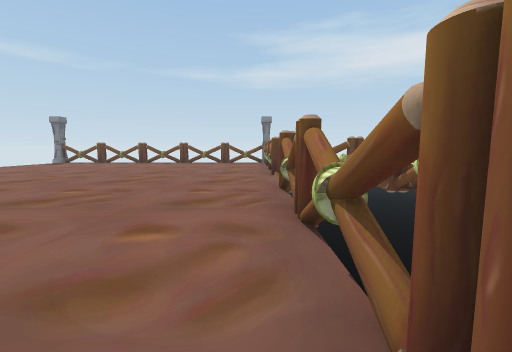
[1] (above)

23 first-person views from a walk through a 3-D level made in the Unity game engine. The camera is 1.5 m above the floor, tilts 6° down and sees 90° across. The floor is counted in squares, 2.25 m on a side. Each view is taken from the middle of a square. On the plan, view 1 faces up. The plan holds only what a view shows up to about 9 squares ahead; the rest is blank. The place goes on beyond the plan. The player is left out.

[2]
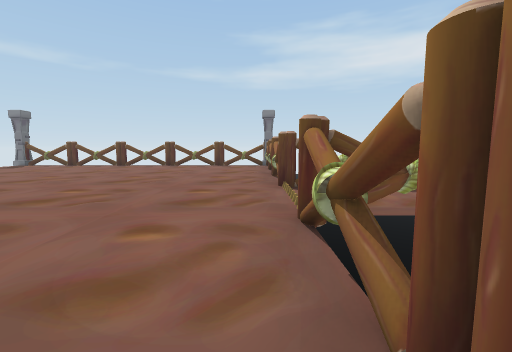

[3]
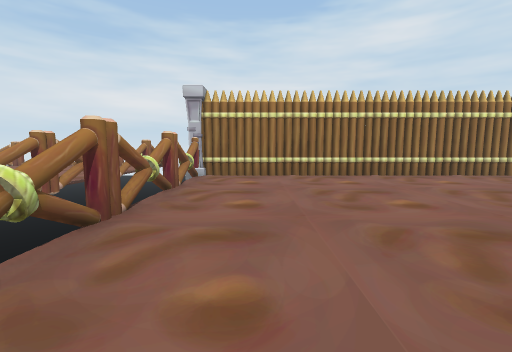

[4]
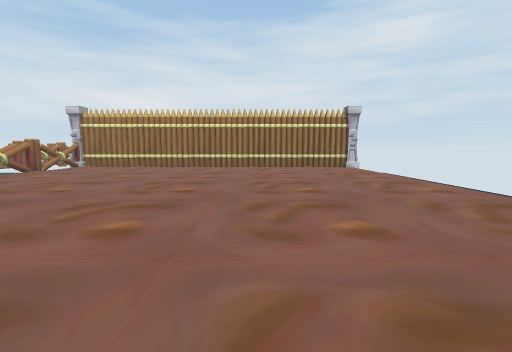

[5]
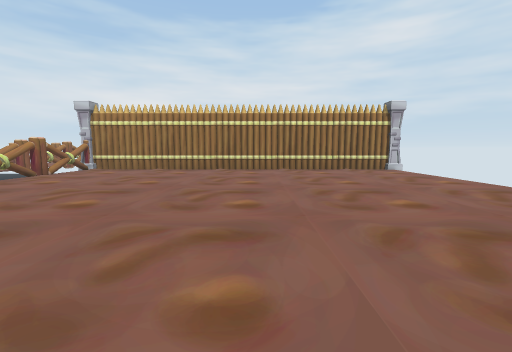

[6]
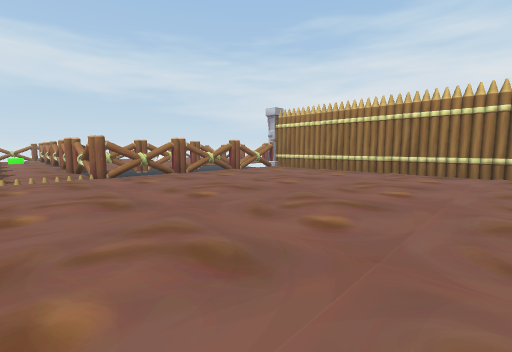

[7]
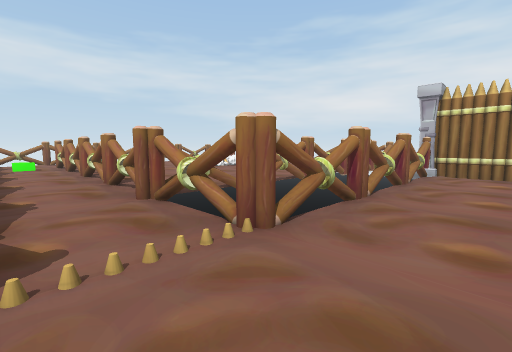

[8]
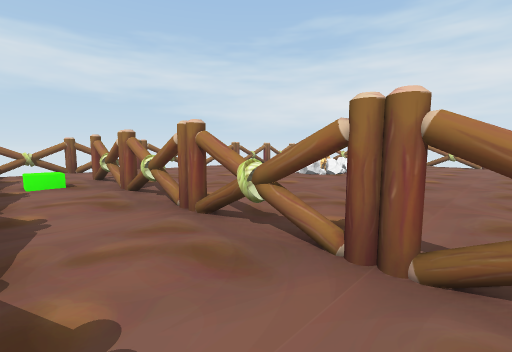

[9]
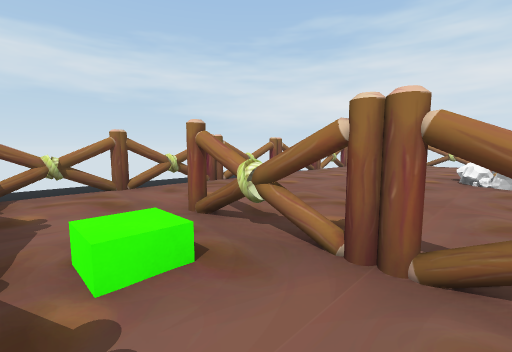

[10]
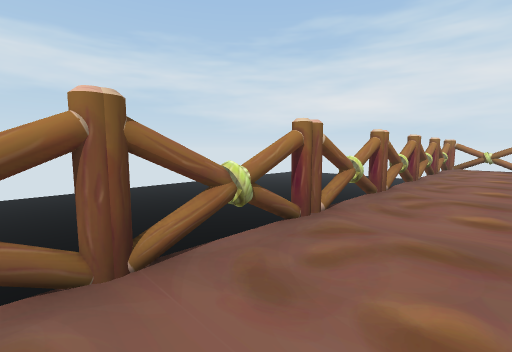

[11]
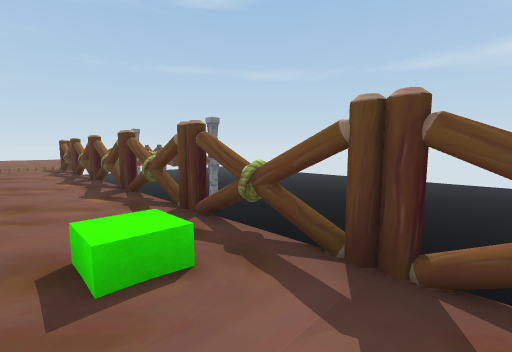

[12]
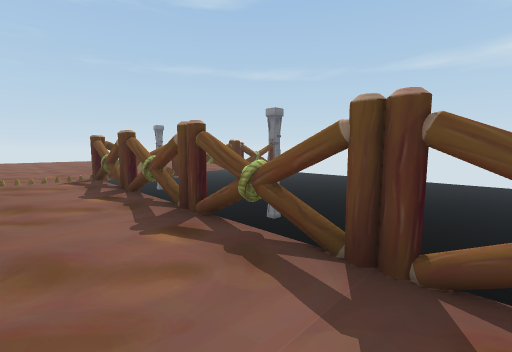

[13]
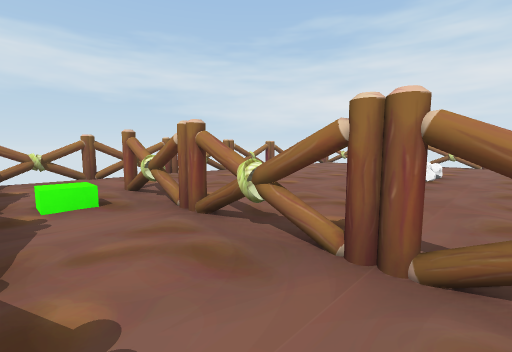

[14]
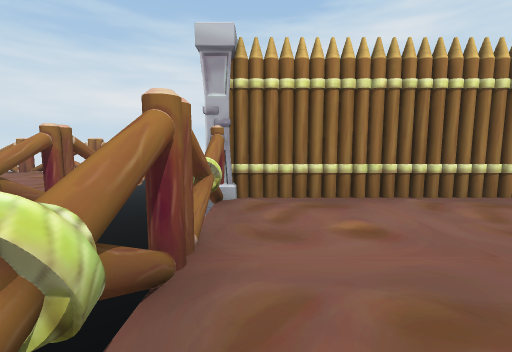

[15]
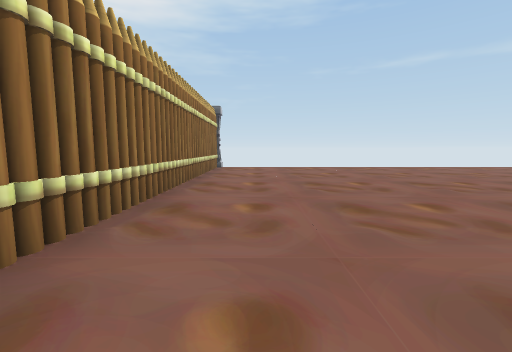

[16]
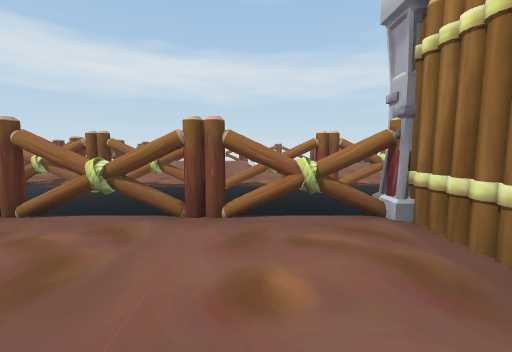

[17]
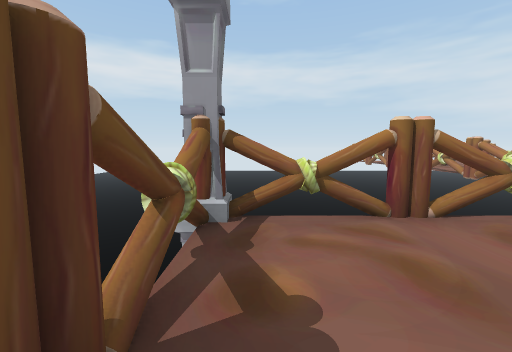

[18]
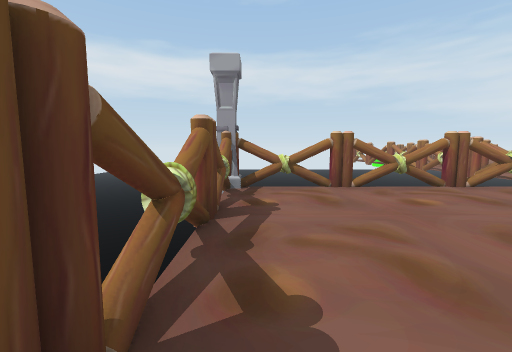

[19]
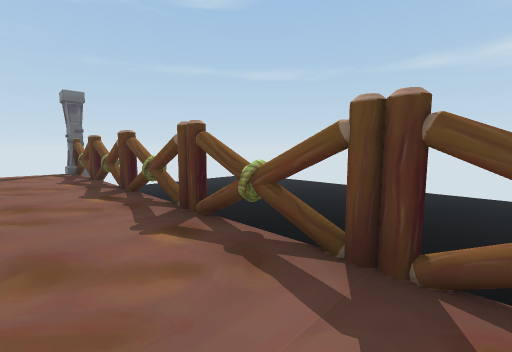

[20]
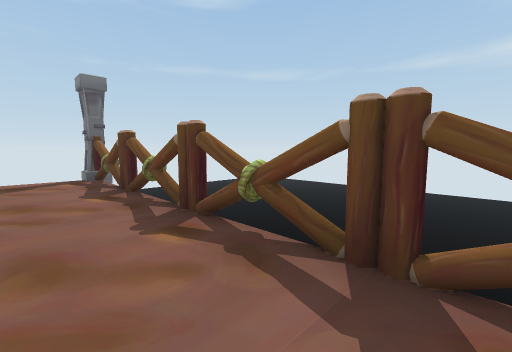

[21]
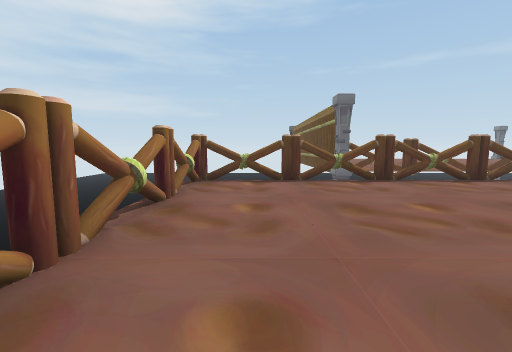

[22]
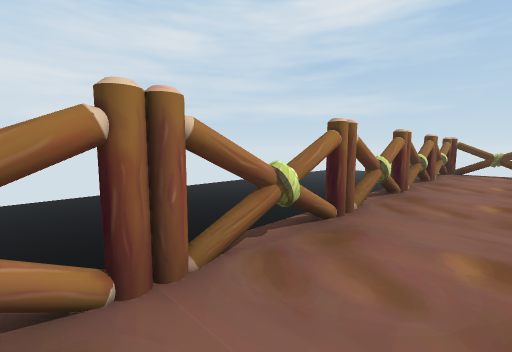

[23]
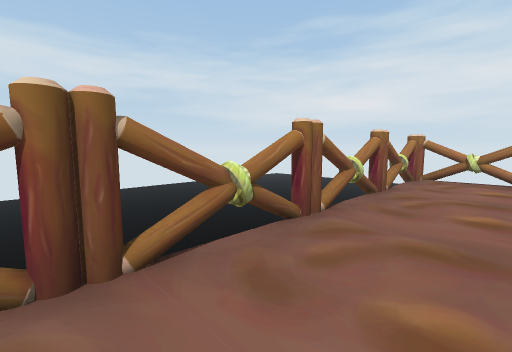

### Floor plan
Key: @ floor where view 1 was taken; # wall or solid block; x gap in a wall; . main floor; - floor 4.5 m lower than the main floor; v drop or lower ground; C column; G green cube; O other object.
Columns run from 10 left of view 1 to 13 right of it. Each row starts with its distance up from view 1.
 13 C##########C   vvv vv
 12 C..........#v  vvv   v
 11  ..........#vvvvvv   v
 10   .........#vvvv
  9   .........#vvvv
  8  ..........#vvvv
  7  ..........###########
  6  ......................#
  5  ...................G..#
  4  ..........##########..v
  3  ..........##..........x
  2  ..........#v..........v
  1  ..........#-..........x
  0  .........@#v.....O....v
 -1 C..........#-....OO....x
 -2 C##########Cv..... ....v
 -3             #..... ....x
 -4              ..........v
 -5             #.#.#.#.#.#v
 -6              -v-

Where each view was taken, in squares from view 1:
view 1: 0 up, 0 right, facing up
view 2: 2 up, 0 right, facing up
view 3: 5 up, 1 left, facing down
view 4: 8 up, 6 left, facing down
view 5: 7 up, 5 left, facing down
view 6: 6 up, 6 left, facing down-right
view 7: 6 up, 1 left, facing down-right
view 8: 6 up, 4 right, facing down-right
view 9: 6 up, 8 right, facing down-right
view 10: 5 up, 11 right, facing down-right
view 11: 5 up, 11 right, facing up-left
view 12: 5 up, 7 right, facing up-left
view 13: 6 up, 6 right, facing down-right
view 14: 2 up, 0 right, facing down
view 15: 0 up, 0 right, facing left
view 16: 0 up, 2 left, facing right
view 17: 12 up, 2 left, facing right
view 18: 12 up, 4 left, facing right
view 19: 11 up, 1 left, facing up-left
view 20: 11 up, 3 left, facing up-left
view 21: 4 down, 8 right, facing left
view 22: 4 down, 11 right, facing down-left
view 23: 1 up, 11 right, facing down-right
